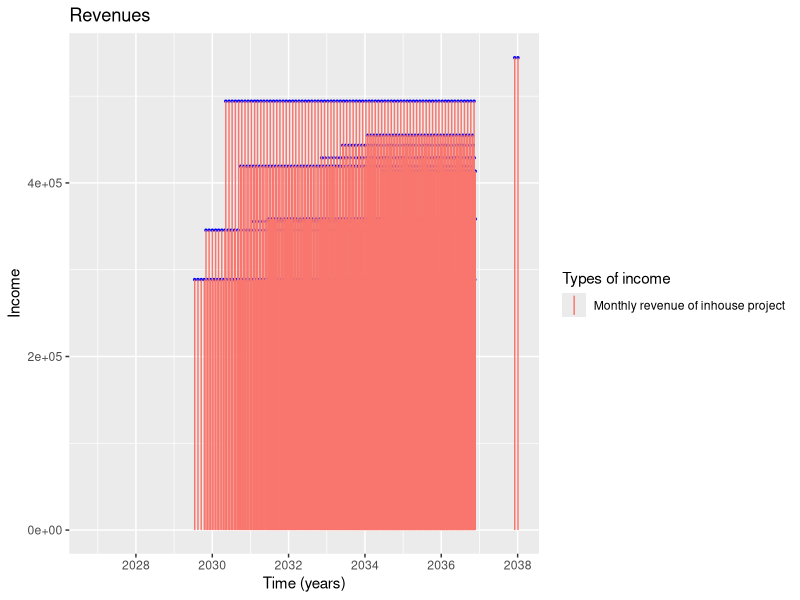
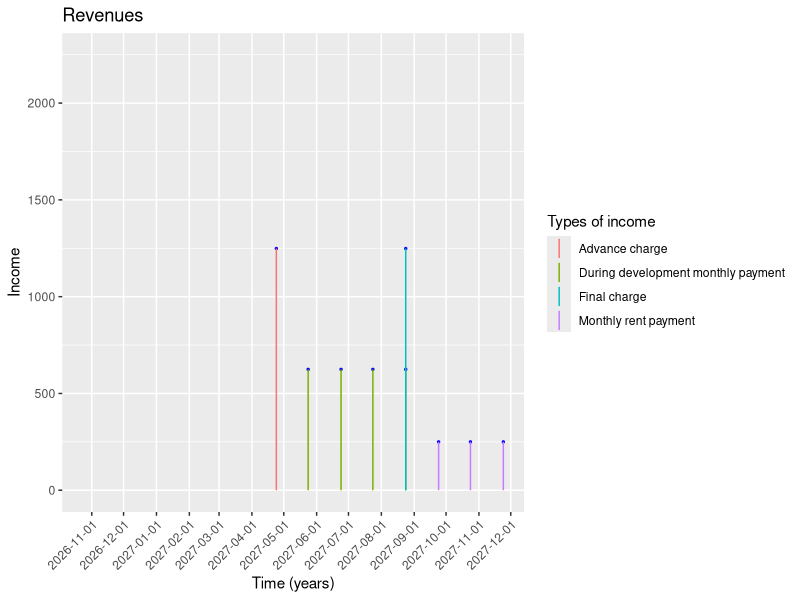

Write R code to recreate these figures, in order.
library(lubridate)
library(ggplot2)

# ---- Simulate cash flows from developing a type of project ----

# vals <- c()
# for (n in 1:10000) {
  
t=5 # Lifetime of the company
# Mexican economy
y=0.1 # Annual interest rate
r=-0.02 # Inflation rate

# Princing of the project
average.price=50000 # Expected price of the project
sd.price=20000 # Standar deviation of the price of the project
minimum.price=25000 # Minimum price accepted for the project
average.development.months=4 # Expected development time of the project measured in months
lambda.po=5 # Expected number of projects developed in a year
# Payment scheme
advance.charge.rate=0.25 # Percentage of the final price that is paid at the begining of the project
during.development.charge.rate=0.5 # Percentage of the final price that is paid during the development of the project
final.charge.rate=0.25 # Percentage of the final price that is paid at the end of the development of the project
monthly.rent.rate=0.05 # Percentaje of the price of the project to be charged monthly for project maintenance

# Calculate monthly effective interest rate
y12 <- (1+y)^(1/12)-1

time <- 0
arrival.time <- 0
interarrivals <- c()
arrivals <- c()
positive.flows <- data.frame()
negative.flows <- data.frame()
adjusted.prices <- c()
present.values <- c()
# Simulate projects arrivals
while (time < t) {
  interarrival.time <- rexp(n=1, rate=lambda.po)
  time <- time + interarrival.time 
  if (time < t) {
    interarrivals <- c(interarrivals, interarrival.time)
    arrival.time <- arrival.time + interarrival.time
    arrivals <- c(arrivals, arrival.time)
    # Compute the present value of the project that just came in
    price <- rnorm(1, mean=average.price, sd=sd.price)-rgamma(1, shape=2, rate=0.6)*1000
    price <- max(minimum.price, price)
    # Adjust price with inflation rate
    adjusted.price <- price*(1+r)^arrival.time
    adjusted.prices <- c(adjusted.prices, adjusted.price)
    # Payment scheme
    advance.charge <- adjusted.price*advance.charge.rate
    during.development.charge <- adjusted.price*during.development.charge.rate
    final.charge <- adjusted.price*final.charge.rate
    monthly.rent <- adjusted.price*monthly.rent.rate
    # Simulate development time in months
    development.time <- rlnorm(1, meanlog=0, sdlog=0.25)*average.development.months
    development.months <- ceiling(development.time)
    monthly.payment <- during.development.charge/development.months
    time.to.end <- t - (arrival.time + development.months/12)
    time.to.end <- max(0, time.to.end)
    months.to.end <- ceiling(time.to.end*12)
    # Populate cash flows collections
    now <- as_datetime(Sys.time())
    arrival.time.in.seconds <- as.numeric(duration(arrival.time, unit="years"))
    arrival.date <- now + seconds(arrival.time.in.seconds)
    entry <- list(arrival.date, advance.charge, TRUE, "Advance charge")
    positive.flows <- rbind(positive.flows, entry, stringsAsFactors=FALSE)
    for (l in 1:development.months) {
      monthly.payment.date <- arrival.date + months(l)
      if (is.na(monthly.payment.date)) {
        monthly.payment.date <- arrival.date - days(3) + months(l)
        if (is.na(monthly.payment.date)) {
          print("No mames no puede ser")
        }
      }
      entry <- list(monthly.payment.date, monthly.payment, TRUE, "Monthly charge")
      positive.flows <- rbind(positive.flows, entry, stringsAsFactors=FALSE)
    }
    end.date <- arrival.date + months(development.months)
    if (is.na(end.date)) {
      end.date <- arrival.date - days(3) + months(development.months)
      if (is.na(end.date)) {
        print("No mames no puede ser")
      }
    }
    entry <- list(end.date, final.charge, TRUE, "Final charge")
    positive.flows <- rbind(positive.flows, entry, stringsAsFactors=FALSE)
    for (s in 1:months.to.end) {
      monthly.rent.payment.date <- arrival.date + months(development.months + s)
      if (is.na(monthly.rent.payment.date)) {
        monthly.rent.payment.date <- arrival.date - days(3) + months(development.months + s)
        if (is.na(monthly.rent.payment.date)) {
          print("No mames no puede ser")
        }
      }
      entry <-list(monthly.rent.payment.date, monthly.rent, TRUE, "Monthly rent payment")
      positive.flows <- rbind(positive.flows, entry, stringsAsFactors=FALSE)
    }
    names(positive.flows) <- c("Date","Amount","Income","Concept")
    #names(negative.flows) <- c("Date","Amount","Income","Concept")
    # Compute present values based on payment scheme
    discount.factor <- (1/(1+y))^arrival.time
    fractional.annuity <- ((1-(1/(1+y12))^development.months)/y12)
    advance.charge.present.value <- discount.factor*advance.charge
    monthly.charges.present.value <- discount.factor*monthly.payment*fractional.annuity
    final.payment.present.value <- discount.factor*((1/(1+y))^(development.time/12))*final.charge
    monthly.rents.present.value <- discount.factor*((1/(1+y))^(development.time/12))*monthly.rent*((1-(1/(1+y12))^(months.to.end))/y12)
    # Compute total present value
    present.value <- advance.charge.present.value + monthly.charges.present.value + final.payment.present.value + monthly.rents.present.value
    present.values <- c(present.values, present.value)
  }
}

#write.csv(positive.flows, file = "myData.csv")

projects.present.value <- sum(present.values)

# vals <- c(vals, projects.present.value)
# }
# mean(vals)

revenues.plot <- ggplot(data=positive.flows, aes(x=as_datetime(positive.flows$Date), y=positive.flows$Amount)) +
  geom_point(color="blue", size=0.5) + 
  ylim(c(0,max(positive.flows$Amount)+1000)) +
  xlim(c(as_datetime(Sys.time()),max(as_datetime(positive.flows$Date)))) +
  #geom_hline(yintercept=mean(positive.flows$Amount), size=1, color="cyan") +
  #geom_linerange(aes(x=as_datetime(positive.flows$Date), ymax=positive.flows$Amount, ymin=0), color="#00AFBB") +
  geom_linerange(aes(x=as_datetime(positive.flows$Date), ymax=positive.flows$Amount, ymin=0, color=positive.flows$Concept)) +
  labs(title="Revenues", x="Time (years)", y="Income") +
  guides(color=guide_legend(title="Types of income"))

arrivals.df <- positive.flows[positive.flows$Concept %in% c("Advance charge"),]

arrivals.plot <- ggplot(data=arrivals.df, aes(x=as_datetime(arrivals.df$Date), y=c(0))) + 
  ylim(c(0,0)) +
  labs(title="Project arrivals", x="Time", y="") +
  theme(
    #aspect.ratio=0.1, 
    axis.title.y=element_blank(),
    axis.text.y=element_blank(),
    axis.ticks.y=element_blank()) +
  geom_hline(yintercept=0, size=0.5, color="cyan") +
  geom_point(shape=4, size=2) 






now <- as_datetime(Sys.time())
count <- 1
# Get revenues for each year
revenues <- data.frame()
repeat {
  then <- now + years(count-1)
  year <- lubridate::year(as_datetime(then))
  df <- positive.flows[year(as_datetime(positive.flows$Date)) == year,]
  if (length(df[,1]) == 0) {
    break
  }
  total.advance.payments <- sum(df[df$Concept %in% c("Advance charge"),]$Amount)
  total.monthly.payments <- sum(df[df$Concept %in% c("Monthly charge"),]$Amount)
  total.final.payments <- sum(df[df$Concept %in% c("Final charge"),]$Amount)
  total.rent.payments <- sum(df[df$Concept %in% c("Monthly rent payment"),]$Amount)
  entry <- list(year, total.advance.payments, total.monthly.payments, total.final.payments, total.rent.payments)
  revenues <- rbind(revenues, entry)
  names(revenues) <- c("Year","Advance","Development","Final","Rent")
  count <- count + 1
}
write.csv(revenues, file=paste("","RevenueData.csv",sep=""))





# ---- Simulate cash flows from developing inhouse projects ----

t <- 10 # Lifetime of the company
# Mexican economy
y <- 0.8 # Annual interest rate
r <- -0.02 # Inflation rate
# Project details
lambda.po <- 1 # Expected number of projects developed in a year
average.development.months <- 14 # Expected development time of the project measured in months
# Revenue scheme
average.monthly.rent <- 400000 # Expected value of the monthly rent that the project will generate
sd.monthly.rent <- 100000 # Standar deviation of the monthly rent that the project will generate

positive.flows <- list()
negative.flows <- list()

positive.flows.df <- data.frame()
negative.flows.df <- data.frame()

# Calculate monthly effective interest rate
y12 <- (1+y)^(1/12)-1

time <- 0
arrival.time <- 0
interarrivals <- c()
arrivals <- c()
adjusted.prices <- c()
present.values <- c()
# Simulate projects arrivals
while (time < t) {
  interarrival.time <- rexp(n=1, rate=lambda.po)
  time <- time + interarrival.time 
  if (time < t) {
    interarrivals <- c(interarrivals, interarrival.time)
    arrival.time <- arrival.time + interarrival.time
    arrivals <- c(arrivals, arrival.time)
    # Get development time
    development.time <- rlnorm(1, meanlog=0, sdlog=0.25)*average.development.months
    development.months <- ceiling(development.time)
    time.to.end <- t - (arrival.time + development.months/12)
    time.to.end <- max(0, time.to.end)
    months.to.end <- ceiling(time.to.end*12)
    monthly.rent <- rnorm(1, mean=average.monthly.rent, sd=sd.monthly.rent)
    monthly.rent <- max(0, monthly.rent)
    # Populate cash flows collections
    now <- as_datetime(Sys.time())
    arrival.time.in.seconds <- as.numeric(duration(arrival.time, unit="years"))
    arrival.date <- now + seconds(arrival.time.in.seconds)
    for (s in 1:months.to.end) {
      monthly.rent.payment.date <- arrival.date + months(development.months + s)
      if (is.na(monthly.rent.payment.date)) {
        monthly.rent.payment.date <- arrival.date - days(3) + months(development.months + s)
        if (is.na(monthly.rent.payment.date)) {
          print("No mames no puede ser")
        }
      }
      index <- length(positive.flows) + 1
      entry <-list(monthly.rent.payment.date, monthly.rent, TRUE, "Monthly revenue of inhouse project")
      positive.flows[[index]] <- entry
      positive.flows.df <- rbind(positive.flows.df, entry, stringsAsFactors=FALSE)
    }
    names(positive.flows.df) <- c("Date","Amount","Income","Concept")
    #names(negative.flows.df) <- c("Date","Amount","Income","Concept")
    # Compute present values
    discount.factor <- (1/(1+y))^arrival.time
    monthly.rents.present.value <- discount.factor*monthly.rent*((1-(1/(1+y12))^(months.to.end))/y12)
    present.value <- monthly.rents.present.value
    present.values <- c(present.values, present.value)
  }
}
sum(present.values)

ggplot(data=positive.flows.df, aes(x=as_datetime(positive.flows.df$Date), y=positive.flows.df$Amount)) +
  geom_point(color="blue", size=0.5) + 
  ylim(c(0,max(positive.flows.df$Amount)+1000)) +
  xlim(c(as_datetime(Sys.time()),max(as_datetime(positive.flows.df$Date)))) +
  #geom_hline(yintercept=mean(positive.flows$Amount), size=1, color="cyan") +
  #geom_linerange(aes(x=as_datetime(positive.flows$Date), ymax=positive.flows$Amount, ymin=0), color="#00AFBB") +
  geom_linerange(aes(x=as_datetime(positive.flows.df$Date), ymax=positive.flows.df$Amount, ymin=0, color=positive.flows.df$Concept)) +
  labs(title="Revenues", x="Time (years)", y="Income") +
  guides(color=guide_legend(title="Types of income"))

# ---- Simulate cash flows of a single project ----

t=1 # Lifetime of the company
# Mexican economy
y=0.1 # Annual interest rates
r=-0.02 # Inflation rate
# Princing of the project
average.price=10000 # Expected price of the project
sd.price=100 # Standar deviation of the price of the project
minimum.price=500 # Minimum price accepted for the project
average.development.months=4 # Expected development time of the project measured in months
lambda.po=5 # Expected number of projects developed in a year
# Payment scheme
advance.charge.rate=0.25 # Percentage of the final price that is paid at the begining of the project
during.development.charge.rate=0.5 # Percentage of the final price that is paid during the development of the project
final.charge.rate=0.25 # Percentage of the final price that is paid at the end of the development of the project
monthly.rent.rate=0.05 # Percentaje of the price of the project to be charged monthly for project maintenance

positive.flows <- list()
negative.flows <- list()

positive.flows.df <- data.frame()
negative.flows.df <- data.frame()

# Calculate monthly effective interest rate
y12 <- (1+y)^(1/12)-1

time <- 0
arrival.time <- 0
interarrivals <- c()
arrivals <- c()
adjusted.prices <- c()
present.values <- c()

#interarrival.time <- rexp(n=1, rate=lambda.po)
interarrival.time <- 0.5
time <- time + interarrival.time 
if (time < t) {
  interarrivals <- c(interarrivals, interarrival.time)
  arrival.time <- arrival.time + interarrival.time
  arrivals <- c(arrivals, arrival.time)
  # Compute the present value of the project that just came in
  price <- rnorm(1, mean=average.price, sd=sd.price)-rgamma(1, shape=2, rate=0.6)*1000
  price <- max(minimum.price, price)
  # Adjust price with inflation rate
  adjusted.price <- price*(1+r)^arrival.time
  adjusted.prices <- c(adjusted.prices, adjusted.price)
  # Payment scheme
  advance.charge <- adjusted.price*advance.charge.rate
  during.development.charge <- adjusted.price*during.development.charge.rate
  final.charge <- adjusted.price*final.charge.rate
  monthly.rent <- adjusted.price*monthly.rent.rate
  # Simulate development time in months
  development.time <- rlnorm(1, meanlog=0, sdlog=0.25)*average.development.months
  development.months <- ceiling(development.time)
  monthly.payment <- during.development.charge/development.months
  time.to.end <- t - (arrival.time + development.months/12)
  time.to.end <- max(0, time.to.end)
  months.to.end <- ceiling(time.to.end*12)
  # Populate cashflows date 
  now <- as_date(Sys.time())
  arrival.time.in.seconds <- as.numeric(duration(arrival.time, unit="years"))
  arrival.date <- as_date(now + seconds(arrival.time.in.seconds))
  index <- length(positive.flows) + 1
  entry <- list(arrival.date, advance.charge, TRUE, "Advance charge")
  positive.flows[[index]] <- entry
  positive.flows.df <- rbind(positive.flows.df, entry, stringsAsFactors=FALSE)
  for (l in 1:development.months) {
    monthly.payment.date <- arrival.date + months(l)
    if (is.na(monthly.payment.date)) {
      monthly.payment.date <- arrival.date - days(3) + months(l)
      if (is.na(monthly.payment.date)) {
        print("No mames no puede ser")
      }
    }
    index <- length(positive.flows) + 1
    entry <- list(monthly.payment.date, monthly.payment, TRUE, "During development monthly payment")
    positive.flows[[index]] <- entry
    positive.flows.df <- rbind(positive.flows.df, entry, stringsAsFactors=FALSE)
  }
  end.date <- arrival.date + months(development.months)
  if (is.na(end.date)) {
    end.date <- arrival.date - days(3) + months(development.months)
    if (is.na(end.date)) {
      print("No mames no puede ser")
    }
  }
  index <- length(positive.flows) + 1
  entry <- list(end.date, final.charge, TRUE, "Final charge")
  positive.flows[[index]] <- entry
  positive.flows.df <- rbind(positive.flows.df, entry, stringsAsFactors=FALSE)
  for (s in 1:months.to.end) {
    monthly.rent.payment.date <- arrival.date + months(development.months + s)
    if (is.na(monthly.rent.payment.date)) {
      monthly.rent.payment.date <- arrival.date - days(3) + months(development.months + s)
      if (is.na(monthly.rent.payment.date)) {
        print("No mames no puede ser")
      }
    }
    index <- length(positive.flows) + 1
    entry <-list(monthly.rent.payment.date, monthly.rent, TRUE, "Monthly rent payment")
    positive.flows[[index]] <- entry
    positive.flows.df <- rbind(positive.flows.df, entry, stringsAsFactors=FALSE)
  }
  names(positive.flows.df) <- c("Date","Amount","Income","Concept")
  #names(negative.flows.df) <- c("Date","Amount","Income","Concept")
  # Compute present values based on payment scheme
  discount.factor <- (1/(1+y))^arrival.time
  fractional.annuity <- ((1-(1/(1+y12))^development.months)/y12)
  advance.charge.present.value <- discount.factor*advance.charge
  monthly.charges.present.value <- discount.factor*monthly.payment*fractional.annuity
  final.payment.present.value <- discount.factor*((1/(1+y))^(development.time/12))*final.charge
  monthly.rents.present.value <- discount.factor*((1/(1+y))^(development.time/12))*monthly.rent*((1-(1/(1+y12))^(months.to.end))/y12)
  # Compute total present value
  present.value <- advance.charge.present.value + monthly.charges.present.value + final.payment.present.value + monthly.rents.present.value
  present.values <- c(present.values, present.value)
}

break.vec <- c(seq(from=floor_date(as_date(Sys.time()), unit="month"),
                   to=ceiling_date(max(as_date(positive.flows.df$Date)), unit="month"),
                   by="month"))

ggplot(data=positive.flows.df, aes(x=as_date(positive.flows.df$Date), y=positive.flows.df$Amount)) +
  geom_point(color="blue", size=0.5) + 
  ylim(c(0,max(positive.flows.df$Amount)+1000)) +
  xlim(c(as_date(Sys.time()),max(as_date(positive.flows.df$Date)))) +
  #geom_hline(yintercept=mean(positive.flows$Amount), size=1, color="cyan") +
  #geom_linerange(aes(x=as_datetime(positive.flows$Date), ymax=positive.flows$Amount, ymin=0), color="#00AFBB") +
  geom_linerange(aes(x=as_date(positive.flows.df$Date), ymax=positive.flows.df$Amount, ymin=0, color=positive.flows.df$Concept)) +
  labs(title="Revenues", x="Time (years)", y="Income") +
  guides(color=guide_legend(title="Types of income")) +
  scale_x_date(breaks = break.vec, date_minor_breaks = "1 month", limits=c(as_date(Sys.time()),NA)) +
  theme(axis.text.x = element_text(angle = 45, hjust = 1))

# Dummy data frame
a <- c(-3,-5,-12,0,3,1,34,2,76)
now <- as_datetime(Sys.time())
b <- c()
for (i in 1:length(a)) {
  b <- c(b, now + lubridate:::months.numeric(i-1))
}
c <- c("cat","dog","cow","horse","cat","cat","cat","sebastian","elephant")
df <- data.frame(a,b,c)
df[(df$a > 0 & df$c == "cat"), ]
as_datetime(df$b)






# Continue here


# Testing shitty r


t=5 # Lifetime of the company
# Mexican economy
y=0.1 # Annual interest rate
r=-0.02 # Inflation rate

lambda.po=5 # Expected number of projects developed in a year
average.development.months=14 # Expected development time of the project measured in months
# Revenue scheme
average.monthly.rent=400000 # Expected value of the monthly rent that the project will generate
sd.monthly.rent=100000 # Standar deviation of the monthly rent that the project will generate

# Calculate monthly effective interest rate
y12 <- (1+y)^(1/12)-1

time <- 0
arrival.time <- 0
interarrivals <- c()
arrivals <- c()
adjusted.prices <- c()
positive.flows <- data.frame()
negative.flows <- data.frame()
present.values <- c()
arrival.dates <- c()
# Simulate projects arrivals
while (time < t) {
  interarrival.time <- rexp(n=1, rate=lambda.po)
  time <- time + interarrival.time 
  if (time < t) {
    interarrivals <- c(interarrivals, interarrival.time)
    arrival.time <- arrival.time + interarrival.time
    arrivals <- c(arrivals, arrival.time)
    # Get development time
    development.time <- rlnorm(1, meanlog=0, sdlog=0.25)*average.development.months
    development.months <- ceiling(development.time)
    time.to.end <- t - (arrival.time + development.months/12)
    time.to.end <- max(0, time.to.end)
    months.to.end <- ceiling(time.to.end*12)
    monthly.rent <- rnorm(1, mean=average.monthly.rent, sd=sd.monthly.rent)
    monthly.rent <- max(0, monthly.rent)
    # Populate cash flows collections
    now <- as_datetime(Sys.time())
    arrival.time.in.seconds <- as.numeric(duration(arrival.time, unit="years"))
    arrival.date <- now + seconds(arrival.time.in.seconds)
    arrival.dates <- c(arrival.dates, arrival.date)
    for (s in 1:months.to.end) {
      monthly.rent.payment.date <- arrival.date + months(development.months + s)
      if (is.na(monthly.rent.payment.date)) {
        monthly.rent.payment.date <- arrival.date - days(3) + months(development.months + s)
        if (is.na(monthly.rent.payment.date)) {
          print("No mames no puede ser")
        }
      }
      entry <- list(monthly.rent.payment.date, monthly.rent, TRUE, "Monthly revenue of inhouse project")
      positive.flows <- rbind(positive.flows, entry, stringsAsFactors=FALSE)
    }
    names(positive.flows) <- c("Date","Amount","Income","Concept")
    #names(negative.flows) <- c("Date","Amount","Income","Concept")
    # Compute present values
    discount.factor <- (1/(1+y))^arrival.time
    monthly.rents.present.value <- discount.factor*monthly.rent*((1-(1/(1+y12))^(months.to.end))/y12)
    present.value <- monthly.rents.present.value
    present.values <- c(present.values, present.value)
  }
}

revenues.plot <- ggplot(data=positive.flows, aes(x=as_datetime(positive.flows$Date), y=positive.flows$Amount)) +
  geom_point(color="blue", size=0.5) + 
  ylim(c(0,max(positive.flows$Amount)+1000)) +
  xlim(c(as_datetime(Sys.time()),max(as_datetime(positive.flows$Date)))) +
  #geom_hline(yintercept=mean(positive.flows$Amount), size=1, color="cyan") +
  #geom_linerange(aes(x=as_datetime(positive.flows$Date), ymax=positive.flows$Amount, ymin=0), color="#00AFBB") +
  geom_linerange(aes(x=as_datetime(positive.flows$Date), ymax=positive.flows$Amount, ymin=0, color=positive.flows$Concept)) +
  labs(title="Revenues", x="Time (years)", y="Income") +
  guides(color=guide_legend(title="Types of income"))

arrivals.df <- data.frame(arrival.dates)
names(arrivals.df) <- c("Date")

arrivals.plot <- ggplot(data=arrivals.df, aes(x=as_datetime(arrivals.df$Date), y=c(0))) + 
  ylim(c(0,0)) +
  labs(title="Project arrivals", x="Time", y="") +
  theme(aspect.ratio=0.1, 
        axis.title.y=element_blank(),
        axis.text.y=element_blank(),
        axis.ticks.y=element_blank()) +
  geom_hline(yintercept=0, size=0.5, color="cyan") +
  geom_point(shape=4, size=2) 

projects.present.value <- sum(present.values)

# Export anual data
now <- as_datetime(Sys.time())
count <- 1
# Get revenues for each year
revenues <- data.frame()
repeat {
  then <- now + years(count-1)
  year <- lubridate::year(as_datetime(then))
  df <- positive.flows[year(as_datetime(positive.flows$Date)) == year,]
  # if (length(df[,1]) == 0) {
  #   break
  # }
  if (year > lubridate::year(now + years(t))) {
    break
  }
  total.rent.payments <- sum(df[df$Concept %in% c("Monthly rent payment"),]$Amount)
  entry <- list(year, total.rent.payments)
  revenues <- rbind(revenues, entry)
  names(revenues) <- c("Year","Rent")
  count <- count + 1
}

